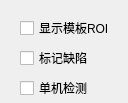
<?xml version="1.0" encoding="UTF-8"?>
<ui version="4.0">
 <class>System</class>
 <widget class="QDialog" name="System">
  <property name="geometry">
   <rect>
    <x>0</x>
    <y>0</y>
    <width>128</width>
    <height>103</height>
   </rect>
  </property>
  <property name="windowTitle">
   <string>系统设置</string>
  </property>
  <property name="windowIcon">
   <iconset resource="detection.qrc">
    <normaloff>:/Detection/Resources/10.png</normaloff>:/Detection/Resources/10.png</iconset>
  </property>
  <widget class="QCheckBox" name="checkBox">
   <property name="geometry">
    <rect>
     <x>20</x>
     <y>20</y>
     <width>91</width>
     <height>16</height>
    </rect>
   </property>
   <property name="text">
    <string>显示模板ROI</string>
   </property>
  </widget>
  <widget class="QCheckBox" name="checkBox_2">
   <property name="geometry">
    <rect>
     <x>20</x>
     <y>50</y>
     <width>91</width>
     <height>16</height>
    </rect>
   </property>
   <property name="text">
    <string>标记缺陷</string>
   </property>
  </widget>
  <widget class="QCheckBox" name="checkBox_3">
   <property name="geometry">
    <rect>
     <x>20</x>
     <y>80</y>
     <width>91</width>
     <height>16</height>
    </rect>
   </property>
   <property name="text">
    <string>单机检测</string>
   </property>
  </widget>
 </widget>
 <resources>
  <include location="detection.qrc"/>
 </resources>
 <connections/>
</ui>
